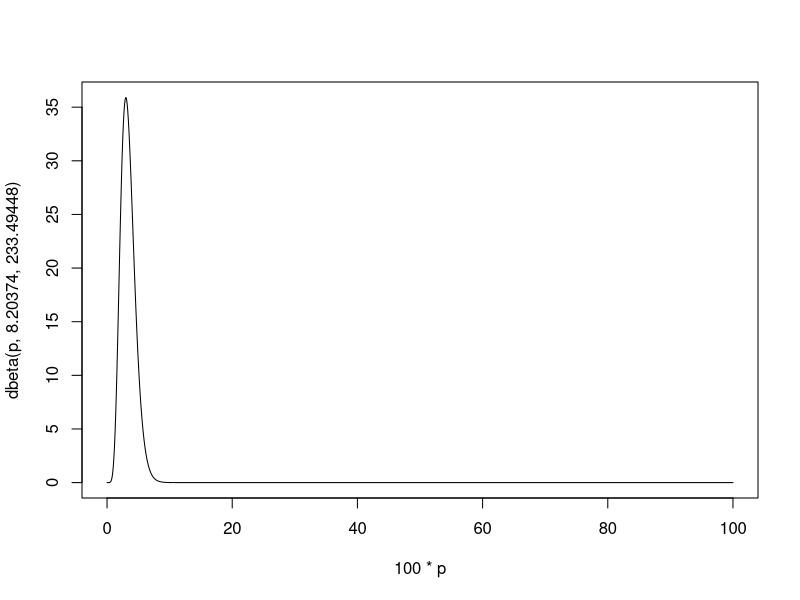
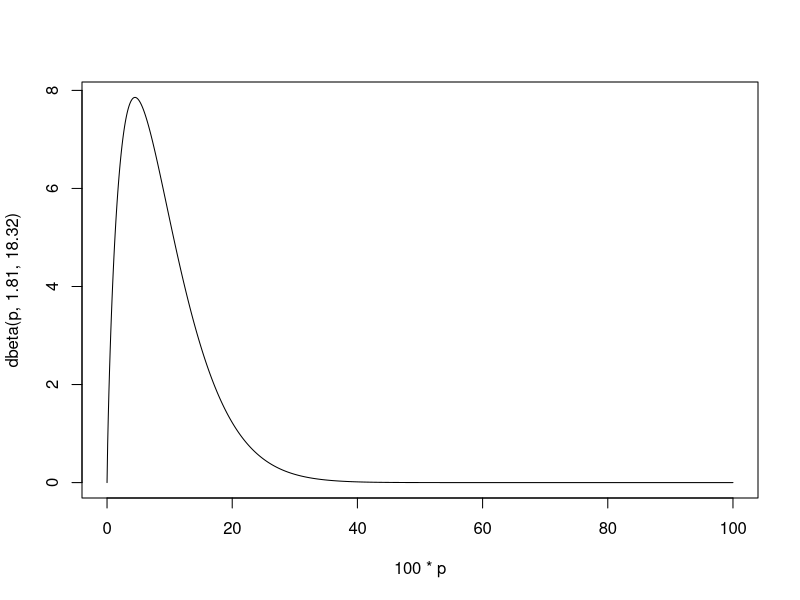
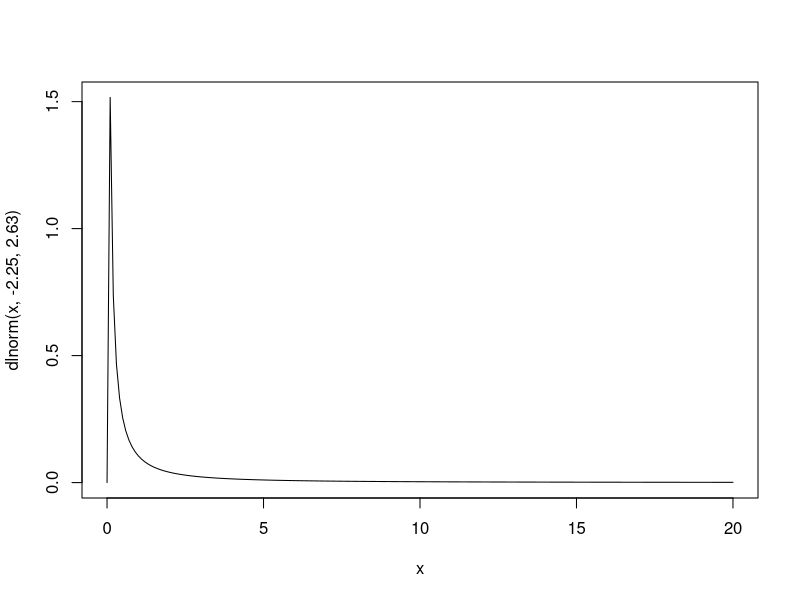
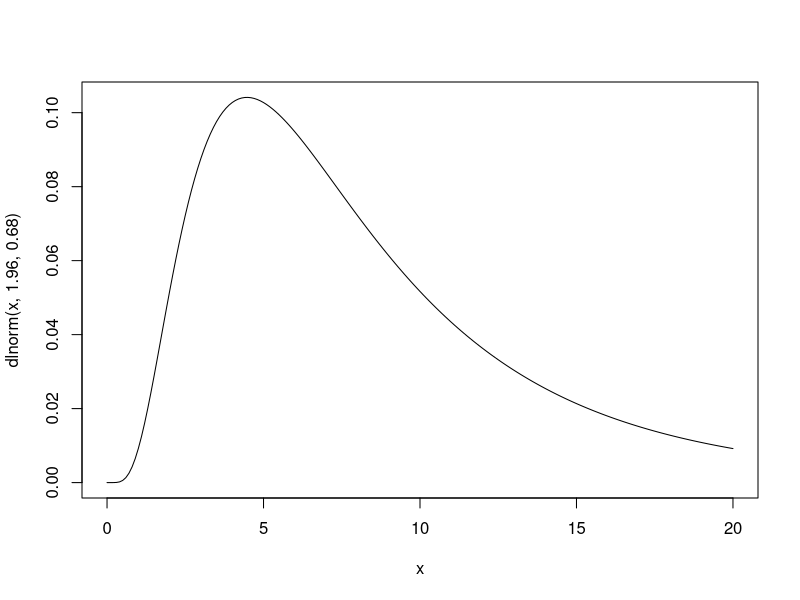

The R script that drew these images, in order: (Note: this script raises an error after producing the figures.)
library(GGally)
#-------------------------------------------------------------------------------
# IQ points lost as a function of BLL (Crump et al 2013)
#-------------------------------------------------------------------------------
iq_loss <- function(bll) {
  3.246 * log(bll + 1)
}

#-------------------------------------------------------------------------------
# To use the above relationship to calculate total (per person) IQ loss we need
# the *distribution* of BLLs, not merely simple summary statistics. In principal
# we could try to access the underlying models used by the GBD to construct this
# information for ourselves, but that would be very time-consuming. Instead we 
# consider three simpler approaches that fit a parametric distribution to the
# observed summary statistics:
#
# (1) A log-normal distribution with a mean equal to the empirical mean and 
#     scale parameter chosen to minimize the sum of squared errors of empirical
#     versus theoretical P(BLL > 5) and P(BLL > 10)
#
# (2) Ditto with a Beta distribution supported on [0, 100]
#
# (3) A three point discrete distribution. Put P(X > 10) probability on 10 and
#     P(X > 5) - P(X > 10) on 5. Ignore any costs from BLLs below 5 to get a 
#     *lower* bound 
#-------------------------------------------------------------------------------

#-------------------------------------------------------------------------------
# Function to fit lognormal distribution
#
# E(X) = exp(m + s^2 / 2)
# 
# Solving this for sigma in terms of mu and E(X) gives:
#
# s = 2 * sqrt((log E(X) - m))
#
# We set sigma equal to this value and treat mu as a free parameter subject to
# the constrain m >= log E(X) to ensure that s is positive. This ensures that
# the theoretical mean matches the empirical mean and gives us a problem with
# a single unknown parameter: m.
#-------------------------------------------------------------------------------
get_lnorm_params <- function(avgbll, frac5plus, frac10plus) {
  f <- function(m) {
    theoretical <- plnorm(c(5, 10), 
                         meanlog = m,
                         sdlog = sqrt(2 * (log(avgbll) - m)), 
                         lower.tail = FALSE)
    sum((theoretical - c(frac5plus, frac10plus))^2)
  }
  m_star <- optimize(f, c(-100, log(avgbll)))$minimum
  s_star <- sqrt(2 * (log(avgbll) - m_star))
  return(c(meanlog = m_star, sdlog = s_star))
}


#-------------------------------------------------------------------------------
# Function to fit Beta distribution distribution
#
# Let a denote `shape1` and b denote `shape2` in `dbeta`. We use the fact that
# E(X) = [a / (a + b)] to *fix* the relationship between a and b by imposing
# (theoretical mean) = (empirical mean). In particular, solving for b gives
#
# b = a (1 - mu) / mu
# 
# where mu is shorthand for E(X). Notice that we divide the empirical mean by
# 100 because the beta distribution is supported on [0, 1]. This means that the
# maximum possible BLL is 100 micrograms/decliter.
#-------------------------------------------------------------------------------
get_beta_params <- function(avgbll, frac5plus, frac10plus) {
  max_bll <- 100 
  mu <- avgbll / max_bll
  f <- function(a) {
    theoretical <- pbeta(c(5, 10) / max_bll, 
                         shape1 = a, 
                         shape2 = a * (1 - mu) / mu,
                         lower.tail = FALSE)
    sum((theoretical - c(frac5plus, frac10plus))^2)
  }
  a_star <- optimize(f, c(0.0001, 10))$minimum
  b_star <- a_star * (1 - mu) / mu
  return(c(shape1 = a_star, shape2 = b_star))
}



# these values are approximately those of China
get_beta_params(3.39, 0.0929, 0.000122)
p <- seq(0, 1, by = 0.001)
plot(100 * p, dbeta(p, 8.20374, 233.49448), type = 'l') 
pbeta(c(5, 10) / 100, 8.20374, 233.49448, lower.tail = FALSE)

# these values are approximately those of Zimbabwe
get_beta_params(9, 0.7, 0.3)
plot(100 * p, dbeta(p, 1.81, 18.32), type = 'l') 
pbeta(c(5, 10) / 100, 1.81, 18.32, lower.tail = FALSE)

# Log-normal version

# Seems like lognormal has trouble approximating dist for places with
# lower means / shares 5+.

# these values are approximately those of China
get_lnorm_params(3.39, 0.0929, 0.000122)
x <- seq(0, 20, by = 0.1)
plot(x, dlnorm(x, -2.25, 2.63), type = 'l') 
plnorm(c(5, 10), -2.25, 2.63, lower.tail = FALSE)

# ditto Zimbabwe
get_lnorm_params(9, 0.7, 0.3)
x <- seq(0, 20, by = 0.1)
plot(x, dlnorm(x, 1.96, 0.68), type = 'l') 
plnorm(c(5, 10), 1.96, 0.68, lower.tail = FALSE)

# Compare results of Beta and Lognormal using IL aggregate data
IL <- read_csv('./data-raw/IL_aggregate_distribution.csv')

# drop_zipsbelowXXX indicates results that exclude kids born in zip codes with
# less than XXX% of children screened by 25 months of age 

#-------------------------------------------------------------------------------
# Compare the beta and lognormal approximations to the *actual* BLL distribution
# for Illinois.
#-------------------------------------------------------------------------------
IL_summary <- IL |> 
  rename(total = num_drop_zipsbelow0) |> 
  summarize(avgbll = sum(maxbll * total / sum(total)),
            # both of these are *strictly* greater to match GBD
            frac5plus = sum((maxbll > 5) * total / sum(total)), 
            frac10plus = sum((maxbll > 10) * total / sum(total))) 

IL_beta <- with(IL_summary, get_beta_params(avgbll, frac5plus, frac10plus))
IL_lnorm <- with(IL_summary, get_lnorm_params(avgbll, frac5plus, frac10plus))

IL_survival <- function(x) {
  maxbll <- IL$maxbll
  total <- IL$num_drop_zipsbelow0
  sum((maxbll > x) * total / sum(total))
}
IL_survival_vec <- Vectorize(IL_survival)

# How do the survival functions differ?
bll_seq <- seq(5, 50, by = 0.1)
plot(bll_seq, IL_survival_vec(bll_seq), type = 's', xlab = 'BLL', ylab = 'P(X>BLL)')
IL_lnorm_survival <- plnorm(bll_seq, meanlog = IL_lnorm[1],  sdlog = IL_lnorm[2], 
                            lower.tail = FALSE)
IL_beta_survival <- pbeta(bll_seq / 100, shape1 = IL_beta[1], shape2 = IL_beta[2],
                          lower.tail = FALSE)
points(bll_seq, IL_beta_survival, type = 'l', col = 'red')
points(bll_seq, IL_lnorm_survival, type = 'l', col = 'blue')

# How to the IQ costs differ? (only look at upper tail)
lnorm_trunc <- function(x) {
# truncated lnorm density 
  dlnorm(x, meanlog = IL_lnorm[1], sdlog = IL_lnorm[2]) / 
    plnorm(5, meanlog = IL_lnorm[1], sdlog = IL_lnorm[2], lower.tail = FALSE)
}

integrate(lnorm_trunc, 5, Inf) # sanity check

beta_trunc <- function(x) {
# truncated beta density on 0 to 100
  dbeta(x / 100, shape1 = IL_beta[1], shape2 = IL_beta[2]) /
    pbeta(5 / 100, shape1 = IL_beta[1], shape2 = IL_beta[2], lower.tail = FALSE) / 
    100 # don't forget Jacobian term!
}

integrate(beta_trunc, 5, Inf) # sanity check

# The beta distribution underestimates by around 25% whereas the lognormal
# overestimates by around 140%. Seems safer to go with the beta.
IL |> 
  rename(total = num_drop_zipsbelow0) |> 
  filter(maxbll > 5) |> 
  summarize(sum(iq_loss(maxbll) * total / sum(total))) |> 
  pull()

integrate(function(x) lnorm_trunc(x) * iq_loss(x), 5, Inf)
integrate(function(x) beta_trunc(x) * iq_loss(x), 5, Inf)

# clean up
rm(beta_trunc, lnorm_trunc, IL_survival, IL_survival_vec, bll_seq, IL_beta,
   IL_beta_survival, IL_lnorm, IL_lnorm_survival, IL_summary, IL, p, x)


#-------------------------------------------------------------------------------
# Compute beta parameters for all countries
#-------------------------------------------------------------------------------
bllGBD <- bllGBD |> 
  select(avgbll, frac5plus, frac10plus) |> 
  pmap_dfr(get_beta_params) |> 
  bind_cols(bllGBD) 
#relocate(shape1, shape2, .after = frac10plus)

#-------------------------------------------------------------------------------
# Compute lognormal parameters for all countries
#-------------------------------------------------------------------------------
bllGBD <- bllGBD |> 
  select(avgbll, frac5plus, frac10plus) |> 
  pmap_dfr(get_lnorm_params) |> 
  bind_cols(bllGBD) |> 
  relocate(meanlog, sdlog, .after = shape2)

#-------------------------------------------------------------------------------
# Compute integrated IQ loss for all countries: Beta version
#-------------------------------------------------------------------------------
get_beta_IQ_integral <- function(shape1, shape2) {
  # Beta density on [0, 100]
  f <- \(x) dbeta(x / 100, shape1, shape2) / 100 # Jacobian!
  integral <- integrate(\(x) f(x) * iq_loss(x), 0, Inf)
  return(integral$value)
}

bllGBD <- bllGBD |> 
  mutate(beta_IQ_integral = map2_dbl(shape1, shape2, get_beta_IQ_integral))

#-------------------------------------------------------------------------------
# Compute integrated IQ loss for all countries: Lognormal version
#-------------------------------------------------------------------------------
get_lnorm_IQ_integral <- function(meanlog, sdlog) {
  # Beta density on [0, 100]
  f <- \(x) dlnorm(x, meanlog, sdlog) 
  integral <- integrate(\(x) f(x) * iq_loss(x), 0, Inf)
  return(integral$value)
}

bllGBD <- bllGBD |> 
  mutate(lnorm_IQ_integral = map2_dbl(meanlog, sdlog, get_lnorm_IQ_integral))


#-------------------------------------------------------------------------------
# Compute lower bound on IQ loss: assign BLL of 10 to everyone above 10, 5 to
# everyone between 5 and 10, and zero to everyone else.
#-------------------------------------------------------------------------------
bllGBD <- bllGBD |>  
  mutate(LB_IQ_integral = (frac5plus - frac10plus) * iq_loss(5) + 
           frac10plus * iq_loss(10))

bllGBD |> 
  select(ends_with('integral')) |> 
  ggpairs() 

# clean up
rm(get_beta_IQ_integral, get_beta_params, get_lnorm_params, get_lnorm_IQ_integral)



